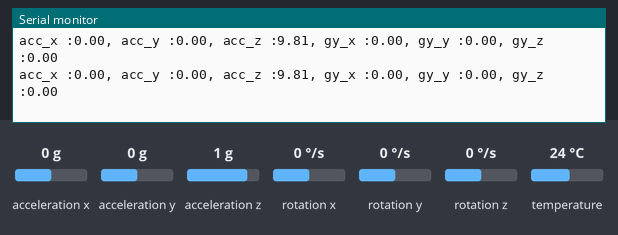
Bench run of a program on a simulated Arduino Uno R4 WiFi. Parts: the last lines printed to the serial monitor. The test bench sets the inputs (shaded band); at power-on: acceleration x 0 g, acceleration y 0 g, acceleration z 1 g, rotation x 0 °/s, rotation y 0 °/s, rotation z 0 °/s, temperature 24 °C.

Above: at 1.2 s.
1.3 s: acceleration x set to -1.4 g
At 2.3 s:
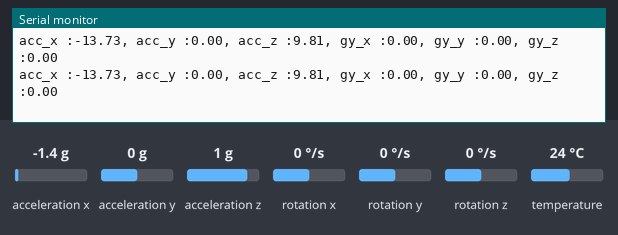
2.8 s: acceleration y set to -1.4 g
At 3.8 s:
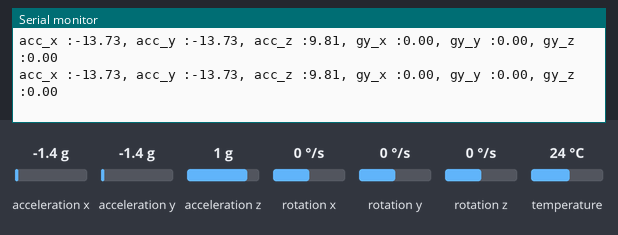
4.3 s: acceleration z set to -1.4 g
At 5.2 s:
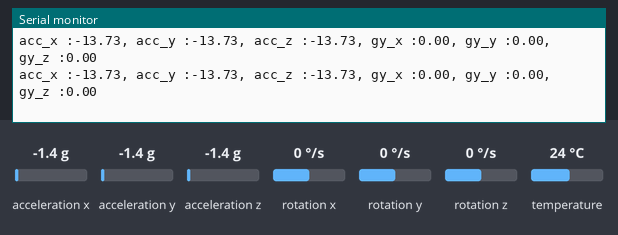
5.8 s: rotation x set to -192 °/s
At 6.9 s:
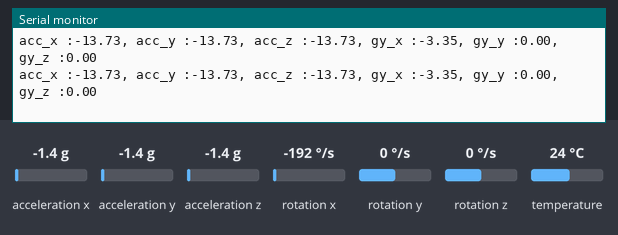
7.3 s: rotation y set to -192 °/s
At 8.3 s:
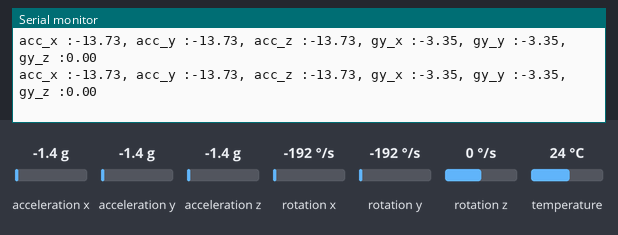

The program:

main.cpp
```cpp
#include <Adafruit_MPU6050.h>
#include <Adafruit_Sensor.h>
#include <Wire.h>
#include "Arduino_LED_Matrix.h"

// Création d'une instance du capteur
Adafruit_MPU6050 mpu;

// Fréquence d'échantillonnage
//#define SAMPLING_RATE 0.012          // 48 Hz
#define SAMPLING_RATE 20         // 0.020+0.01 = 0.030 = 33Hz

// Variables globales
bool fall_detected = false;
unsigned long fall_start_time = 0;

void setup() {
  Serial.begin(115200);
  Serial.println("Initialisation du MPU6050...");

  // Initialiser le MPU6050
  if (!mpu.begin(0x69)) {
    Serial.println("Erreur : impossible de détecter le MPU6050 !");
    while (1);
  }
  Serial.println("MPU6050 initialisé avec succès !");

  // Configurer les plages du capteur
  mpu.setAccelerometerRange(MPU6050_RANGE_8_G);  // Plage ±8g
  mpu.setGyroRange(MPU6050_RANGE_500_DEG);       // Plage ±500°/s
  mpu.setFilterBandwidth(MPU6050_BAND_21_HZ);    // Bande passante du filtre
}

void loop() {
  /* Get new sensor events with the readings */
  sensors_event_t a, g, temp;
  mpu.getEvent(&a, &g, &temp);

  // // Get the current time
  // unsigned long current_time = millis();

  // // Print the current time
  // Serial.print("Time: "); Serial.print(current_time); Serial.print(" ms, ");
  // m/s^2
  Serial.print("acc_x :"); Serial.print(a.acceleration.x);
  Serial.print(", acc_y :"); Serial.print(a.acceleration.y);
  Serial.print(", acc_z :"); Serial.print(a.acceleration.z);
  // rad/s
  Serial.print(", gy_x :"); Serial.print(g.gyro.x);
  Serial.print(", gy_y :"); Serial.print(g.gyro.y);
  Serial.print(", gy_z :"); Serial.println(g.gyro.z);


  delay(SAMPLING_RATE);
}
```

Measured:
- after the input at 1.3 s, the serial monitor: prints a new line at once (image 1)
- after the input at 2.8 s, the serial monitor: prints a new line at once (image 2)
- after the input at 4.3 s, the serial monitor: prints a new line at once (image 3)
- after the input at 5.8 s, the serial monitor: prints a new line at once (image 4)
- after the input at 7.3 s, the serial monitor: prints a new line at once (image 5)
